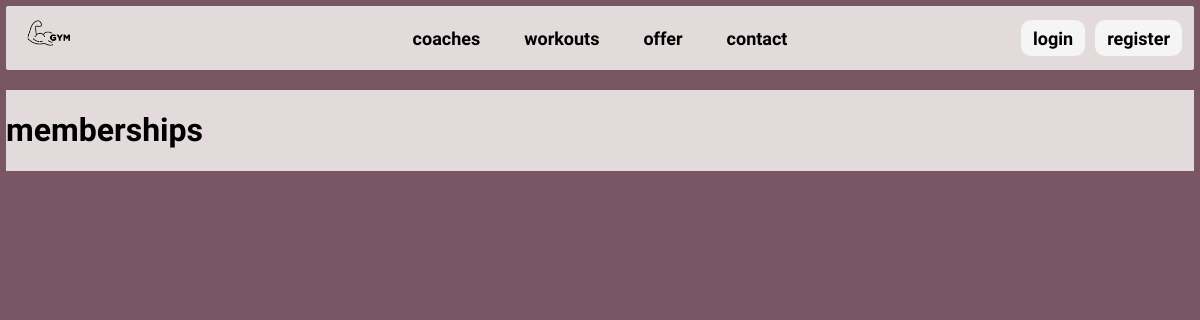
Before: /memberships/show/ with the older database file.
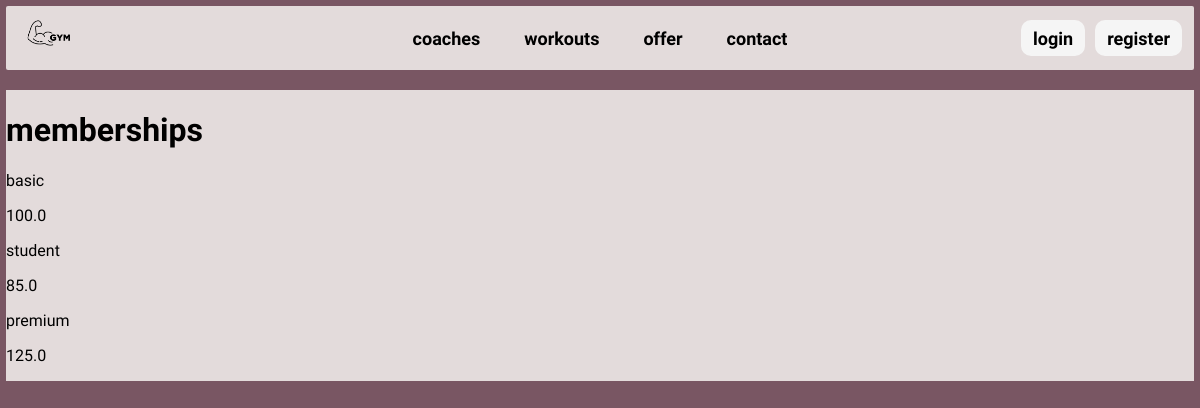
After: the same page with the newer database file.
### memberships/models.py (models this page shows)
class Membership(models.Model):
    name = models.CharField(max_length=50)
    price_1 = models.FloatField()
    price_6 = models.FloatField()
    price_12 = models.FloatField()

### memberships/views.py (the view)
# urls.py: path("show/", views.show_memberships, name="show_memberships"),
def show_memberships(request):
    memberships = Membership.objects.all()
    context = {
        'memberships': memberships,
    }
    return render(request, 'memberships/memberships.html', context)

### memberships/templates/memberships/memberships.html (shortened to what this page needs)
{% extends 'core/index.html' %}
{% block content %}
<h1>memberships</h1>
{% for membership in memberships %}
<form>
    <p>{{membership.name}}</p>
    <p>{{membership.price_12}}</p>
</form>
{% endfor %}
{% endblock %}

Changed rows visible on the page:
added Membership: name "basic", price_12 "100.0"
added Membership: name "student", price_12 "85.0"
added Membership: name "premium", price_12 "125.0"
